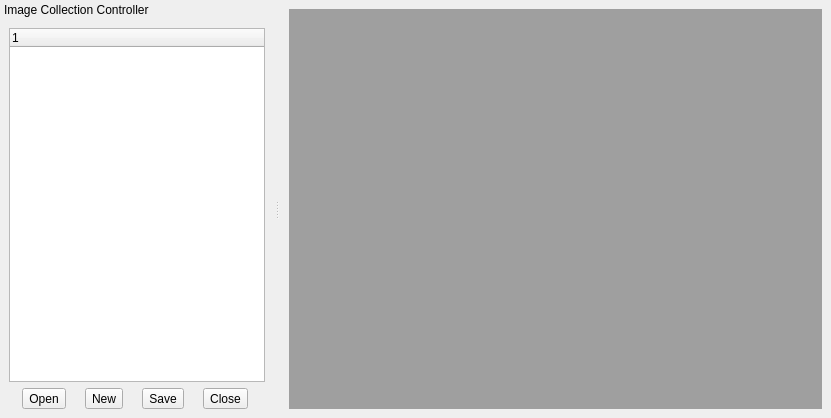
<?xml version="1.0" encoding="UTF-8"?>
<ui version="4.0">
 <class>MainWindow</class>
 <widget class="QMainWindow" name="MainWindow">
  <property name="windowTitle">
   <string>Image Browser</string>
  </property>
  <property name="documentMode">
   <bool>false</bool>
  </property>
  <widget class="QWidget" name="centralwidget">
   <layout class="QHBoxLayout" name="horizontalLayout">
    <item>
     <widget class="QMdiArea" name="mdiArea">
      <property name="sizeAdjustPolicy">
       <enum>QAbstractScrollArea::AdjustIgnored</enum>
      </property>
     </widget>
    </item>
   </layout>
  </widget>
  <widget class="QDockWidget" name="imageCollectionController">
   <property name="features">
    <set>QDockWidget::DockWidgetMovable</set>
   </property>
   <property name="windowTitle">
    <string>Image Collection Controller</string>
   </property>
   <attribute name="dockWidgetArea">
    <number>1</number>
   </attribute>
   <widget class="QWidget" name="dockWidgetContents">
    <layout class="QVBoxLayout" name="verticalLayout">
     <item>
      <widget class="QTreeWidget" name="treeWidget"/>
     </item>
     <item>
      <layout class="QHBoxLayout" name="horizontalLayout_2">
       <item>
        <widget class="QToolButton" name="openCollectionButton">
         <property name="text">
          <string>Open</string>
         </property>
        </widget>
       </item>
       <item>
        <widget class="QToolButton" name="newCollectionButton">
         <property name="text">
          <string>New</string>
         </property>
        </widget>
       </item>
       <item>
        <widget class="QToolButton" name="saveCollectionButton">
         <property name="text">
          <string>Save</string>
         </property>
        </widget>
       </item>
       <item>
        <widget class="QToolButton" name="closeCollectionButton">
         <property name="text">
          <string>Close</string>
         </property>
        </widget>
       </item>
      </layout>
     </item>
    </layout>
   </widget>
  </widget>
 </widget>
 <resources/>
 <connections/>
</ui>
